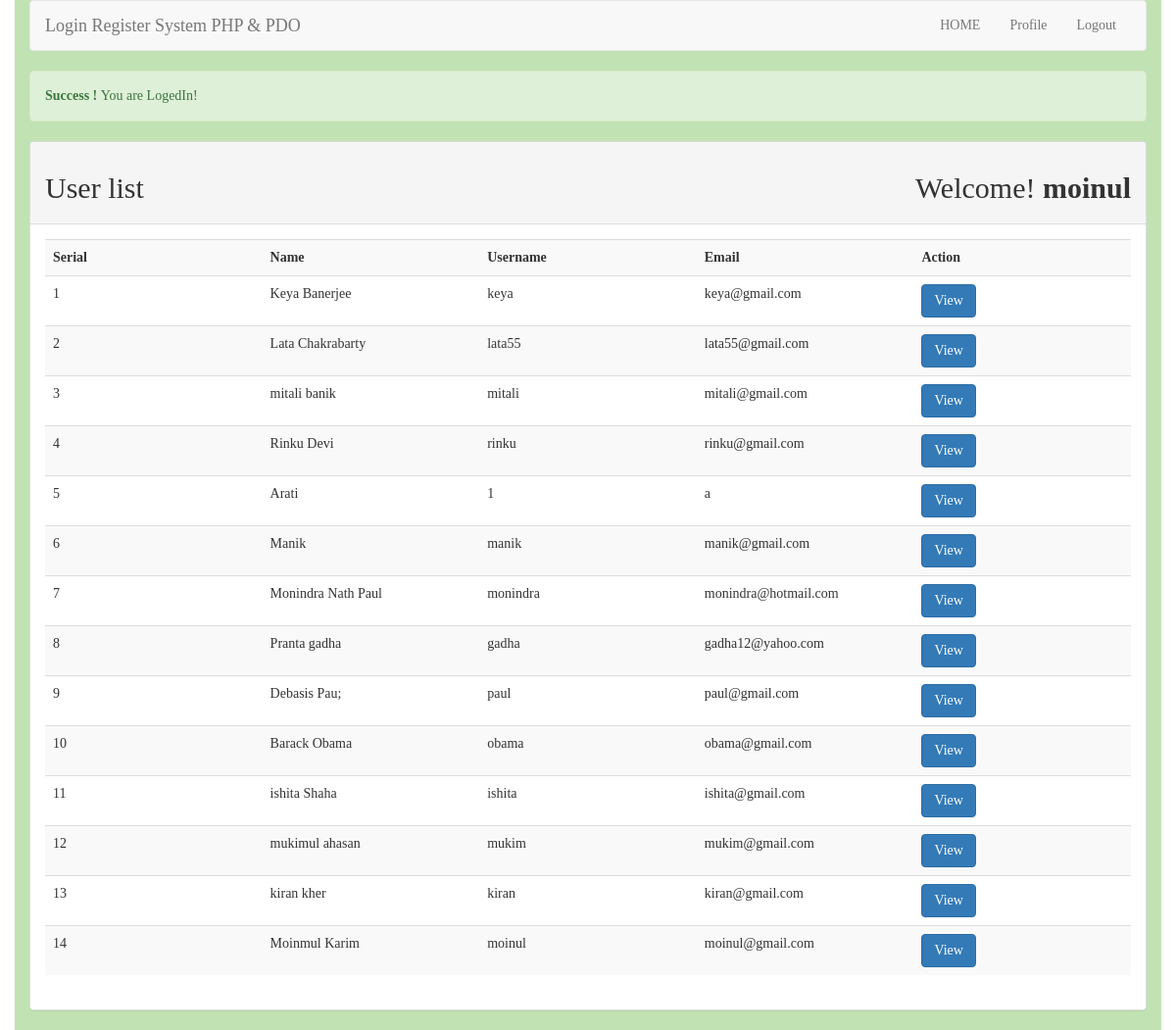
Screenshot of /index.php (signed in) with the database file from the repository.
### tables this page shows
CREATE TABLE `tbl_user` (
  `id` int(11) NOT NULL,
  `name` varchar(255) NOT NULL,
  `username` varchar(255) NOT NULL,
  `email` varchar(255) NOT NULL,
  `password` varchar(255) NOT NULL
);

### lib/Session.php (called while the page is built, shortened)
<?php
class Session{
    public static function get($key){
       if (isset($_SESSION[$key])) {
           return $_SESSION[$key];
       }else{
           return false;
       }
    }
}

### lib/User.php (called while the page is built, shortened)
<?php
    include_once 'Session.php';
    include 'Database.php';
class User
{
    private $db;
    public function __construct()
    {
        $this->db = new Database();
    }
            public function getUserData(){
                $sql = "SELECT * FROM tbl_user ORDER BY id DESC";
                $query = $this->db->pdo->prepare($sql);
                $query->execute();
                $result = $query->fetchAll();
                return $result;
            }
}

### lib/Database.php (called while the page is built)
<?php
class Database{
    private $hostdb = "localhost";
    private $userdb = "root";
    private $passdb = "";
    private $namedb = "db_lr";
    public $pdo;
    public function __construct()
    {
        if (!isset($this->pdo)){
            try{
                $link = new PDO("mysql:host=".$this->hostdb.";dbname=".$this->namedb, $this->userdb, $this->passdb);
                $link->setAttribute(PDO::ATTR_ERRMODE, PDO::ERRMODE_EXCEPTION);
                $link->exec("SET CHARACTER SET utf8");
                $this->pdo = $link;
            }catch(PDOException $e){
                die("Failed to connect with Database".$e->getMessage());
            }
        }
    }
}
?>

### index.php (the view, shortened to what this page needs)
<?php
include 'lib/user.php';
include 'inc/header.php';
?>
<?php
    $loginmsg = Session::get("loginmsg");
    if(isset($loginmsg)){
        echo $loginmsg;
    }
?>
        <div class="panel panel-default">
            <div class="panel-heading">
                <h2>User list<span class="pull-right">Welcome!
                        <strong>
                        <?php
                            $name = Session::get("username");
                            if(isset($name)){
                                echo $name;
                            }
                        ?>
                        </strong></span></h2>
            </div>
            <div class="panel-body">
                <table class="table table-striped">
                    <th width="20%">Serial</th>
                    <th width="20%">Name</th>
                    <th width="20%">Username</th>
                    <th width="20%">Email</th>
                    <th width="20%">Action</th>
                    <?php
                        $user = new User();
                        $userdata = $user->getUserData();
                        if($userdata){
                            $i = 0;
                            foreach ($userdata as $sdata){
                                $i++;
                    ?>
                    <tr>
                        <td><?php echo $i; ?></td>
                        <td><?php echo $sdata['name']; ?></td>
                        <td><?php echo $sdata['username']; ?></td>
                        <td><?php echo $sdata['email']; ?></td>
                        <td>
                            <a class="btn btn-primary" href="profile.php?id=<?php echo $sdata['id'];?>">View</a>
                        </td>
                    </tr>
                    <?php
                    } }else{
                    ?>
                        <tr><td colspan="5"><h2>No User Data Found...</h2></td></tr>
                    <?php }?>
                </table>
            </div>

### inc/header.php (shortened to what this page needs)
<?php
    $filepath = realpath(dirname(__FILE__));
    include_once $filepath.'/../lib/Session.php';
?>
<!DOCTYPE html>
<html>
<head>
    <link rel="stylesheet" href="inc/bootstrap.min.css"/>
</head>
<body>
<div class="container" style="background: #c1e2b3; font-family: DotumChe;">
    <nav class="navbar navbar-default">
        <div class="container-fluid">
            <div class="navbar-header">
                <a class="navbar-brand" href="index.php" style="font-family: DotumChe;" ">Login Register System PHP & PDO</a>
            </div>
            <ul class="nav navbar-nav pull-right">
                <?php
                    $id = Session::get("id");
                    $userlogin = Session::get("login");
                    if($userlogin == true) {
                        ?>
                        <li><a href="index.php">HOME</a></li>
                        <li><a href="profile.php?id=<?php echo $id; ?>">Profile</a></li>
                        <li><a href="?action=logout">Logout</a></li>
                        <?php
                    }else{?>
                <li><a href="login.php">Login</a></li>
                <li><a href="register.php">Register</a></li>
                <?php } ?>
            </ul>
        </div>
    </nav>

### rows the page displays
tbl_user: name "Keya Banerjee", username "keya", email "keya@gmail.com"
tbl_user: name "Lata Chakrabarty", username "lata55", email "lata55@gmail.com"
tbl_user: name "mitali banik", username "mitali", email "mitali@gmail.com"
tbl_user: name "Rinku Devi", username "rinku", email "rinku@gmail.com"
tbl_user: name "Arati", username "1", email "a"
tbl_user: name "Manik", username "manik", email "manik@gmail.com"
tbl_user: name "Monindra Nath Paul", username "monindra", email "monindra@hotmail.com"
tbl_user: name "Pranta gadha", username "gadha", email "gadha12@yahoo.com"
tbl_user: name "Debasis Pau;", username "paul", email "paul@gmail.com"
tbl_user: name "Barack Obama", username "obama", email "obama@gmail.com"
tbl_user: name "ishita Shaha", username "ishita", email "ishita@gmail.com"
tbl_user: name "mukimul ahasan", username "mukim", email "mukim@gmail.com"
tbl_user: name "kiran kher", username "kiran", email "kiran@gmail.com"
tbl_user: name "Moinmul Karim", username "moinul", email "moinul@gmail.com"

### other values shown
$loginmsg "Success ! You are LogedIn!"
$name "moinul"
